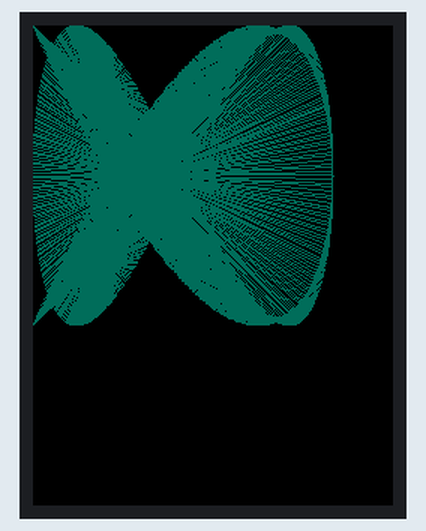
Recording of a sketch running on a simulated ESP32. On the bench: 240×320 colour display.

Above: at 2.44 s.
At 6.13 s:
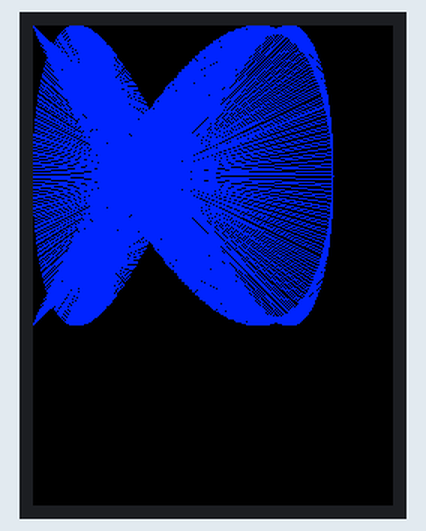
At 10.27 s:
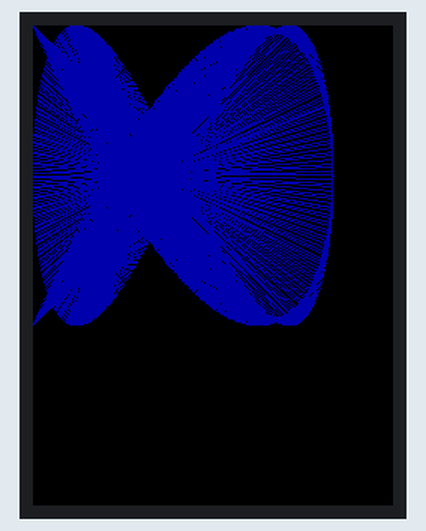
At 21.33 s:
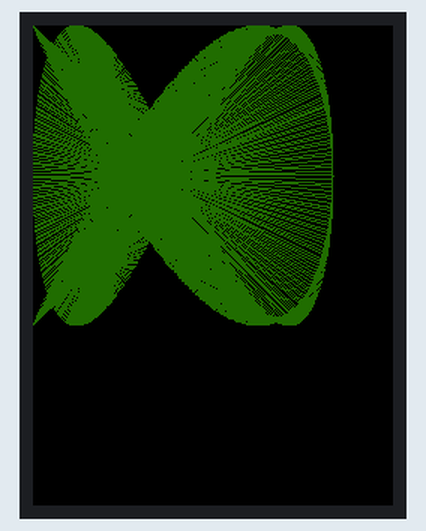
At 31.24 s:
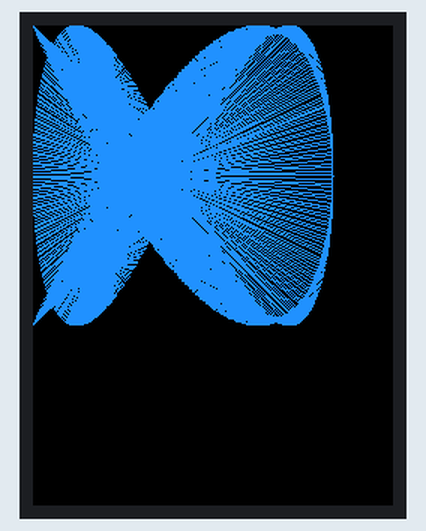
At 39.77 s:
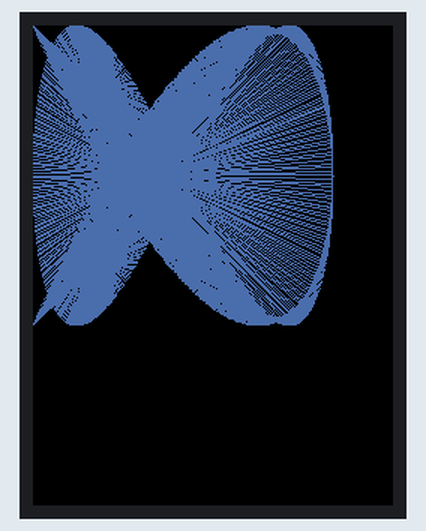

Measured:
- what the display in image 0 shows lasts 0.5 s, from 2.2 s to 2.7 s

The sketch:

eSPI_sprite_speed_draw.ino
```cpp
#include <TFT_eSPI.h>

TFT_eSPI tft = TFT_eSPI(240,320);

TFT_eSprite screen = TFT_eSprite(&tft); // Sprite object graph1
TFT_eSprite screenClear = TFT_eSprite(&tft); // Sprite object stext1

void setup()
{
	tft.init();
	tft.fillScreen(TFT_BLACK);

	// Create a sprite for the graph
	screen.setColorDepth(8);
	screen.createSprite(240, 320);
	screen.fillSprite(TFT_BLACK);

	screenClear.setColorDepth(8);
	screenClear.createSprite(240, 320);
	screenClear.fillSprite(TFT_BLACK);
}

/* The state word must be initialized to non-zero */
uint32_t rnd(uint32_t state)
{
	/* Algorithm "xor" from p. 4 of Marsaglia, "Xorshift RNGs" */
	uint32_t x = state;
	x ^= x << 13;
	x ^= x >> 17;
	x ^= x << 5;
	state = x;
	return x;
}

int counter;
void loop()
{
	screen = screenClear;

	for (int i = 0; i < 1000; i++)
		screen.drawLine(100+100*cos(i), 100+100*sin(2*i), 100+100*cos(2*i), 100+100*sin(3*i), counter);

	counter+=101;
	//counter %= 509;
	screen.pushSprite(0, 0);
}
```
